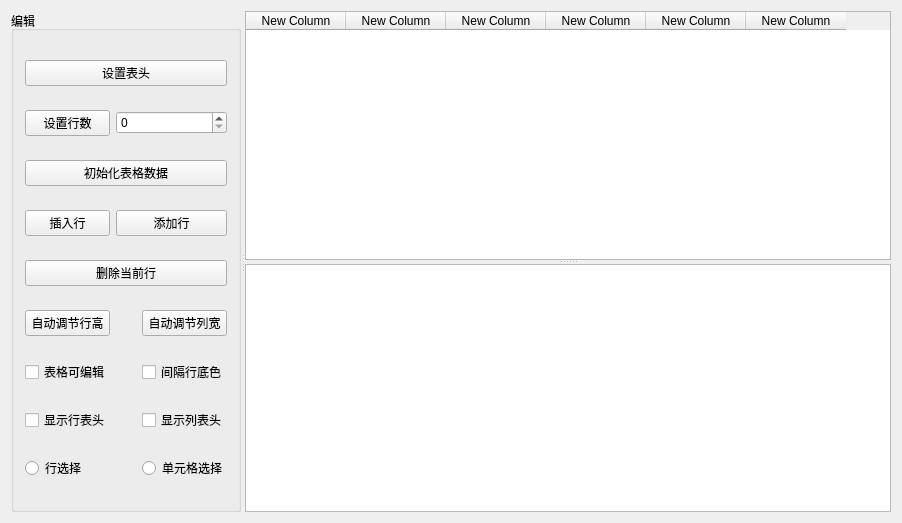
<?xml version="1.0" encoding="UTF-8"?>
<ui version="4.0">
 <class>Widget</class>
 <widget class="QWidget" name="Widget">
  <property name="geometry">
   <rect>
    <x>0</x>
    <y>0</y>
    <width>902</width>
    <height>523</height>
   </rect>
  </property>
  <property name="windowTitle">
   <string>Widget</string>
  </property>
  <layout class="QGridLayout" name="gridLayout_2">
   <item row="0" column="0">
    <widget class="QSplitter" name="splitter_2">
     <property name="orientation">
      <enum>Qt::Horizontal</enum>
     </property>
     <widget class="QGroupBox" name="groupBox">
      <property name="minimumSize">
       <size>
        <width>180</width>
        <height>0</height>
       </size>
      </property>
      <property name="maximumSize">
       <size>
        <width>230</width>
        <height>16777215</height>
       </size>
      </property>
      <property name="sizeIncrement">
       <size>
        <width>200</width>
        <height>0</height>
       </size>
      </property>
      <property name="title">
       <string>编辑</string>
      </property>
      <layout class="QGridLayout" name="gridLayout">
       <item row="0" column="0" colspan="3">
        <widget class="QPushButton" name="btnSetTableHeader">
         <property name="text">
          <string>设置表头</string>
         </property>
        </widget>
       </item>
       <item row="1" column="0">
        <widget class="QPushButton" name="btnSetRowNum">
         <property name="text">
          <string>设置行数</string>
         </property>
        </widget>
       </item>
       <item row="1" column="1" colspan="2">
        <widget class="QSpinBox" name="sBRowNum"/>
       </item>
       <item row="2" column="0" colspan="3">
        <widget class="QPushButton" name="btnInitTableData">
         <property name="text">
          <string>初始化表格数据</string>
         </property>
        </widget>
       </item>
       <item row="3" column="0">
        <widget class="QPushButton" name="btnInsertRow">
         <property name="text">
          <string>插入行</string>
         </property>
        </widget>
       </item>
       <item row="3" column="1" colspan="2">
        <widget class="QPushButton" name="btnAddRow">
         <property name="text">
          <string>添加行</string>
         </property>
        </widget>
       </item>
       <item row="4" column="0" colspan="3">
        <widget class="QPushButton" name="btnDelRow">
         <property name="text">
          <string>删除当前行</string>
         </property>
        </widget>
       </item>
       <item row="5" column="0">
        <widget class="QPushButton" name="btnAutoRow">
         <property name="text">
          <string>自动调节行高</string>
         </property>
        </widget>
       </item>
       <item row="5" column="2">
        <widget class="QPushButton" name="btnAutoCol">
         <property name="text">
          <string>自动调节列宽</string>
         </property>
        </widget>
       </item>
       <item row="6" column="0">
        <widget class="QCheckBox" name="chkEdit">
         <property name="text">
          <string>表格可编辑</string>
         </property>
        </widget>
       </item>
       <item row="6" column="2">
        <widget class="QCheckBox" name="chkColer">
         <property name="text">
          <string>间隔行底色</string>
         </property>
        </widget>
       </item>
       <item row="7" column="0">
        <widget class="QCheckBox" name="chkShowRowHeader">
         <property name="text">
          <string>显示行表头</string>
         </property>
        </widget>
       </item>
       <item row="7" column="2">
        <widget class="QCheckBox" name="chkShowColHeader">
         <property name="text">
          <string>显示列表头</string>
         </property>
        </widget>
       </item>
       <item row="8" column="0" colspan="2">
        <widget class="QRadioButton" name="radioRowSel">
         <property name="text">
          <string>行选择</string>
         </property>
        </widget>
       </item>
       <item row="8" column="2">
        <widget class="QRadioButton" name="radioCellSel">
         <property name="text">
          <string>单元格选择</string>
         </property>
        </widget>
       </item>
      </layout>
     </widget>
     <widget class="QSplitter" name="splitter">
      <property name="minimumSize">
       <size>
        <width>0</width>
        <height>0</height>
       </size>
      </property>
      <property name="orientation">
       <enum>Qt::Vertical</enum>
      </property>
      <widget class="QTableWidget" name="tableWidget">
       <column>
        <property name="text">
         <string>New Column</string>
        </property>
       </column>
       <column>
        <property name="text">
         <string>New Column</string>
        </property>
       </column>
       <column>
        <property name="text">
         <string>New Column</string>
        </property>
       </column>
       <column>
        <property name="text">
         <string>New Column</string>
        </property>
       </column>
       <column>
        <property name="text">
         <string>New Column</string>
        </property>
       </column>
       <column>
        <property name="text">
         <string>New Column</string>
        </property>
       </column>
      </widget>
      <widget class="QPlainTextEdit" name="plainTextEdit"/>
     </widget>
    </widget>
   </item>
  </layout>
 </widget>
 <layoutdefault spacing="6" margin="11"/>
 <resources/>
 <connections/>
</ui>
